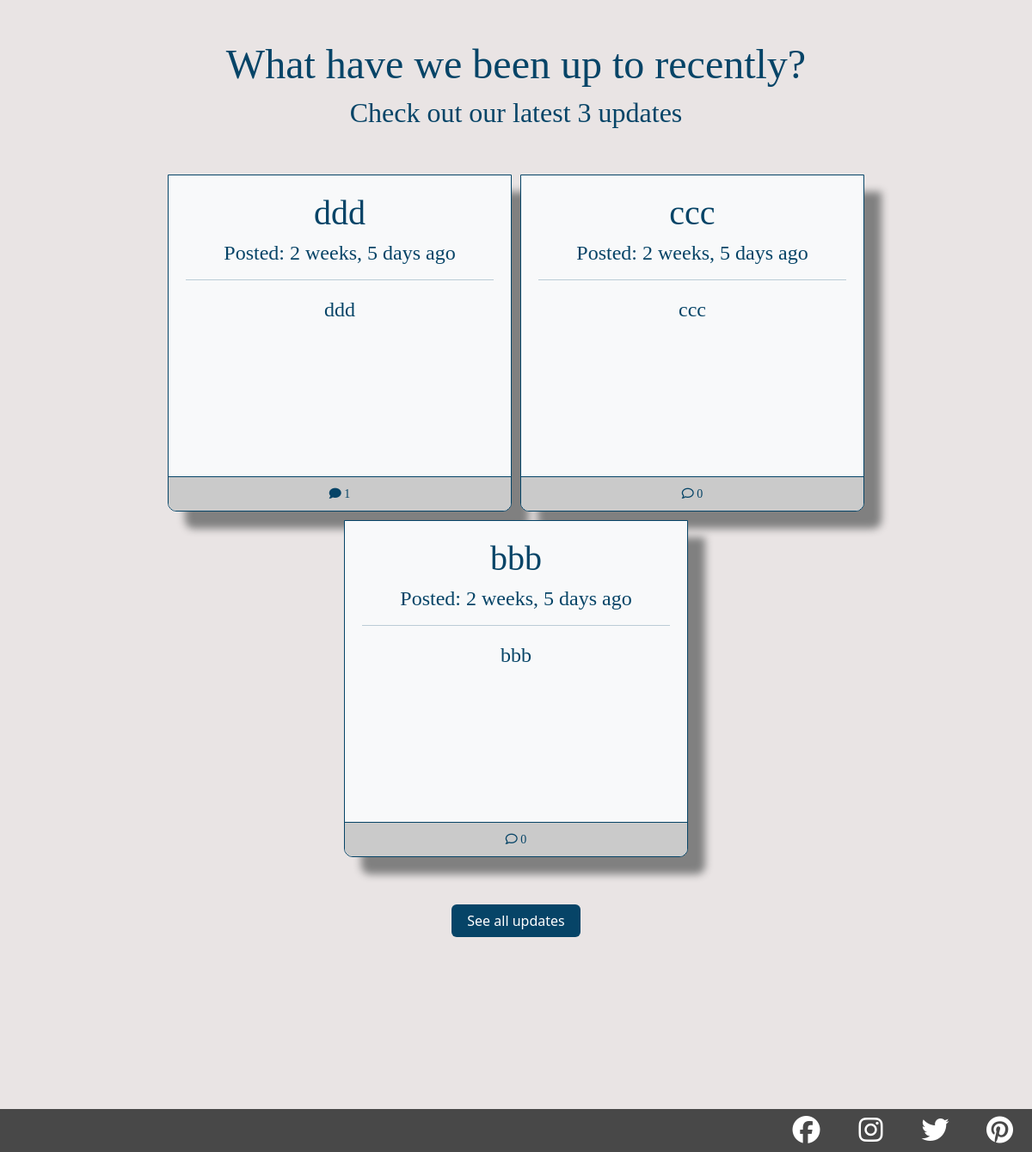
Before: /register/ (lower part) with the older database file.
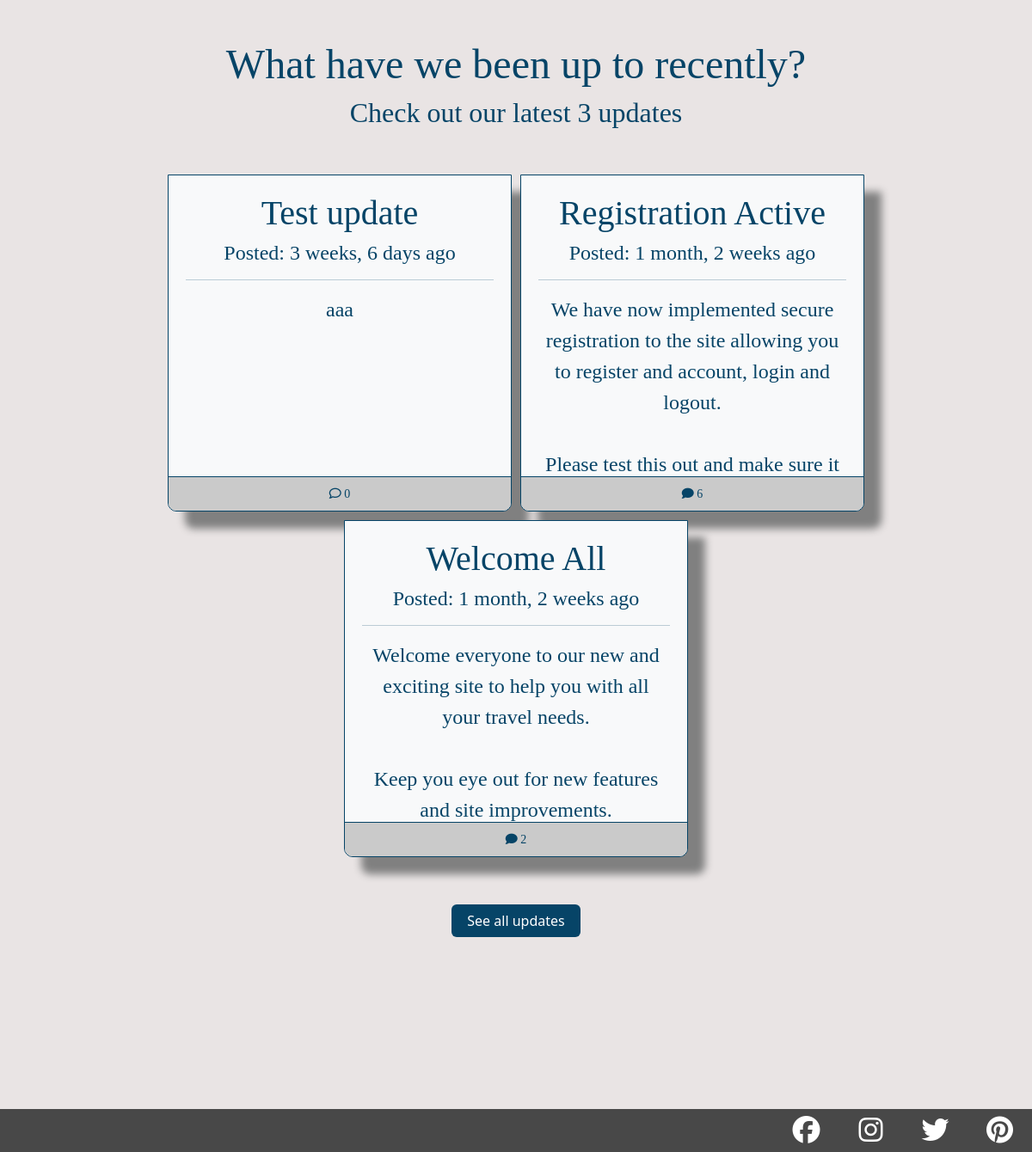
After: the same page with the newer database file.
### site_updates/models.py (models this page shows, shortened)
class Update(models.Model):
    topic = models.ForeignKey(UpdateCatagory, on_delete=models.CASCADE)
    title = models.CharField(max_length=100)
    content = models.TextField()
    update_image = ResizedImageField(
                                    upload_to='media/update_pics/',
                                    blank=True,
                                    size=[600, None],
                                    force_format='JPEG')
    published_on = models.DateTimeField(auto_now_add=True)
    class Meta:
        ordering = ('-published_on',)

### home/views.py (the view)
# urls.py: path('register/', register, name='home-register'),
def register(request):
    updates = Update.objects.all().order_by('-published_on')[0:3]
    if request.method == 'POST':
        form = UserRegisterForm(request.POST)
        if form.is_valid():
            form.save()
            username = form.cleaned_data['username']
            password = form.cleaned_data['password1']
            user = authenticate(username=username, password=password)
            login(request, user)
            messages.success(request, f"Your account has been created!")
            return redirect('travel-home')
    else:
        form = UserRegisterForm()
    return render(
                request,
                'home/register.html',
                {
                    "tab_title": "Register",
                    "form": form,
                    "updates": updates,
                }
            )

### home/templates/home/register.html (shortened to what this page needs)
{% extends "base.html" %}
{% load crispy_forms_tags %}
{% block content %}
    <section class="content-under-home-header">
        {% include 'home/snippets/site-updates-insert.html' %}
    </section>
{% endblock content %}

### home/templates/home/snippets/site-updates-insert.html
{% block site_updates_snippet %}
    <div class="row site-updates-section">
        <h3 class="mt-5">What have we been up to recently?</h3>
        <h5 class="mb-5">Check out our latest 3 updates</h5>
        {% for update in updates %}
        <div class="bg-light update-card update-card-front-page">
            <a href="{% url 'admin-update-detail' update.id %}">
                <div class="update-card-body">
                    <h4 class="text-center">{{ update.title }}</h4>
                    <h6 class="text-center">Posted: {{ update.published_on|timesince }} ago</h6>
                    <hr>
                    <p class="text-center">{{ update.content|linebreaksbr }}</p>
                </div>
            </a>
            <div class="update-card-footer">
                {% if update.updatecomment_set.all.count == 0 %}
                    <a class="text-decoration-none" href="{% url 'admin-update-detail' update.id %}">
                        <small><strong><i class="fa-regular fa-comment"></i></strong>&nbsp;{{ update.updatecomment_set.all.count }}</small>
                    </a>
                {% else %}
                    <a class="text-decoration-none" href="{% url 'admin-update-detail' update.id %}">
                        <small><strong><i class="fa-solid fa-comment"></i></strong>&nbsp;{{ update.updatecomment_set.all.count }}</small>
                    </a>
                {% endif %}
            </div>
        </div>
        {% endfor %}
        <div>
            <a class="btn btn-site-updates-all" href="{% url 'all-admin-updates' %}">See all updates</a>
        </div>
    </div>
{% endblock site_updates_snippet %}

Changed rows visible on the page:
removed Update: title "ddd", published_on "2 weeks, 5 days", content "ddd", updatecomment_set.all.count "1"
removed Update: title "ccc", published_on "2 weeks, 5 days", content "ccc", updatecomment_set.all.count "0"
removed Update: title "bbb", published_on "2 weeks, 5 days", content "bbb", updatecomment_set.all.count "0"
now on this page (row unchanged): Update: title "Test update", published_on "3 weeks, 6 days", content "aaa", updatecomment_set.all.count "0"
now on this page (row unchanged): Update: title "Registration Active", published_on "1 month, 2 weeks", content "We have now implemented secure registration to the site allowing you to register and account, login and logout. Please test this out and make sure it…", updatecomment_set.all.count "6"
now on this page (row unchanged): Update: title "Welcome All", published_on "1 month, 2 weeks", content "Welcome everyone to our new and exciting site to help you with all your travel needs. Keep you eye out for new features and site improvements.", updatecomment_set.all.count "2"
